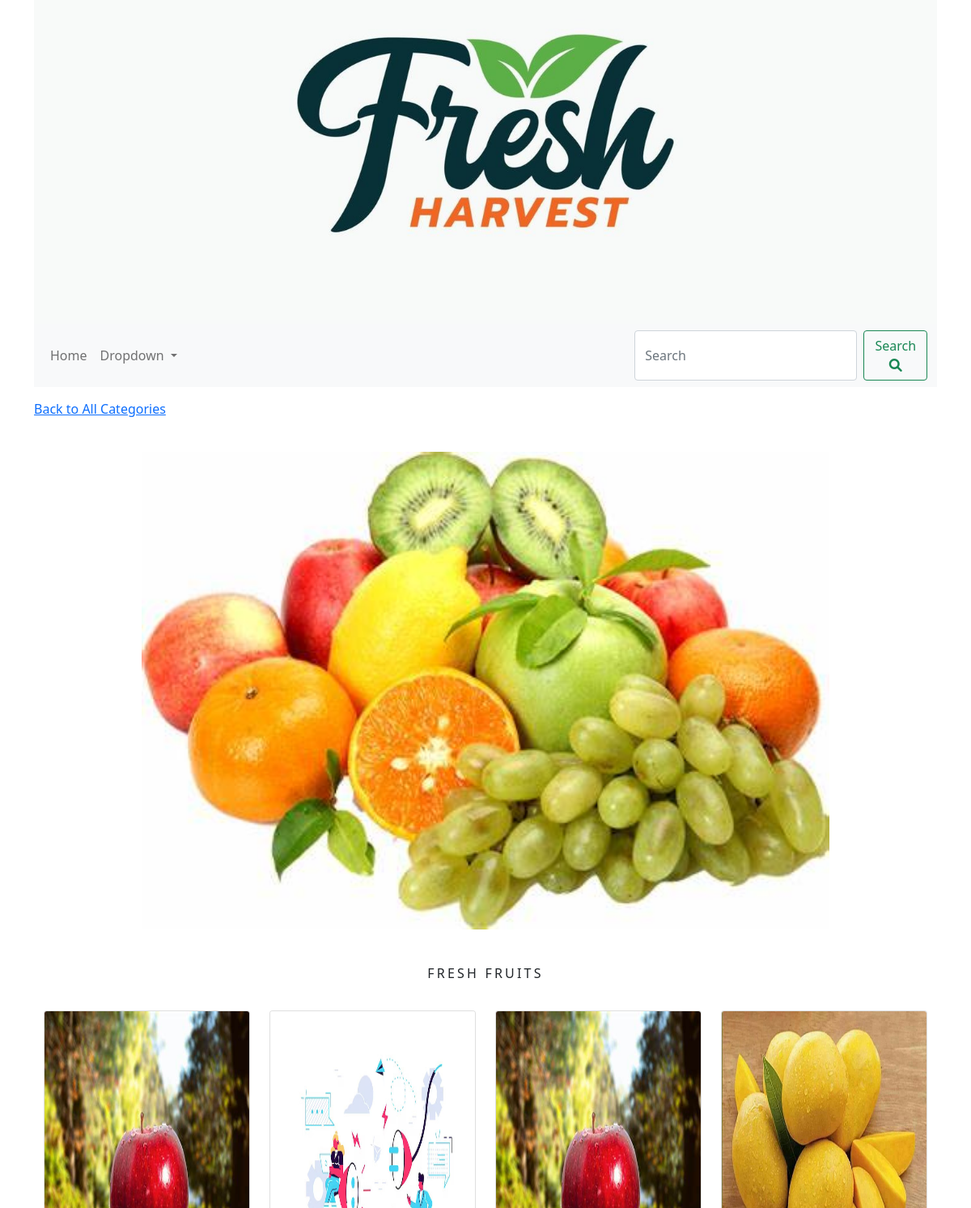
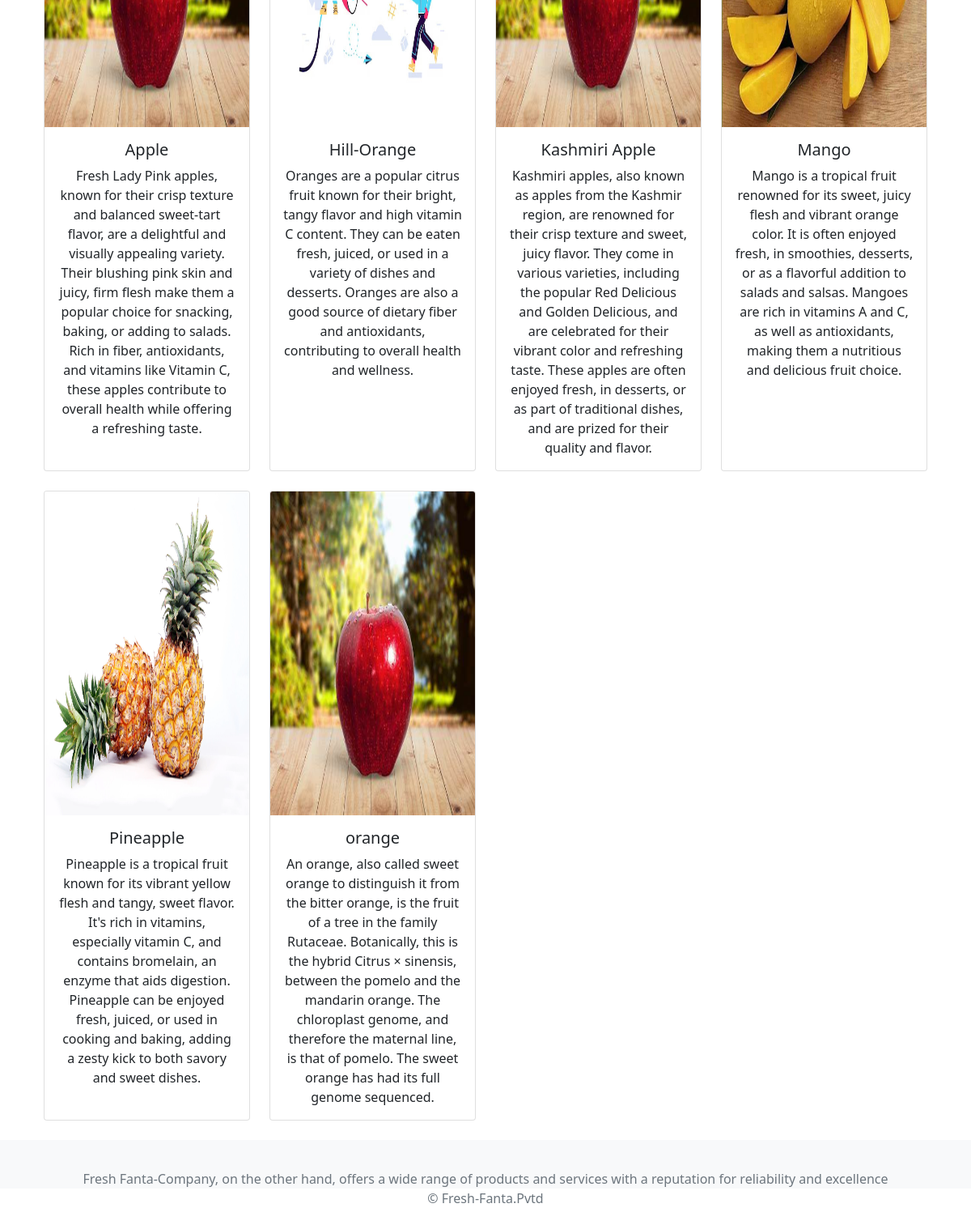
/fruits/, run on the app's committed database (2 pictures, top to bottom).
### myapp/models.py (models this page shows, shortened)
class Category(models.Model):
    name = models.CharField(max_length=250, unique=True)
    slug = models.SlugField(max_length=250, unique=True)
    decs = models.TextField(blank=True)
    image = models.ImageField(upload_to='category', blank=True)
    class Meta:
        ordering = ('name',)
        verbose_name = 'category'
        verbose_name_plural = 'categories'
    def get_url(self):
        return reverse('myapp:product_by_category', args=[self.slug])

class Product(models.Model):
    names = models.CharField(max_length=250, unique=True)
    slug = models.SlugField(max_length=250, unique=True)
    price = models.DecimalField(max_digits=10, decimal_places=2)
    images = models.ImageField(upload_to='products', blank=True)
    decs = models.TextField(blank=True)
    category = models.ForeignKey(Category, on_delete=models.CASCADE)
    stock = models.IntegerField()
    available = models.BooleanField(default=False)
    timeStamp = models.DateTimeField(auto_now_add=True)
    updated = models.DateTimeField(auto_now=True)
    def get_url(self):
        return reverse('myapp:productCatDetails', args=[self.category.slug, self.slug])
    class Meta:
        ordering = ('names',)
        verbose_name = 'product'
        verbose_name_plural = 'products'

### myapp/views.py (the view, shortened to what this page needs)
# urls.py: path('', views.allProdCat, name='allProdCat'),
def allProdCat(request, c_slug=None):
    c_page = None
    products = None
    if c_slug:
        c_page = get_object_or_404(Category, slug=c_slug)
        products = Product.objects.filter(category=c_page, available=True)
    return render(request, 'category.html', {'category': c_page, 'products': products})

### cart_app/context_processors.py (called while the page is built)
def counter(request):
    item_count = 0
    if 'admin' in request.path:
        return {}
    else:
        try:
            cart = Cart.objects.filter(cart_ID=cardID(request))
            cart_items = CartItem.objects.all().filter(cart=cart[:1])
            for cart_item in cart_items:
                item_count += cart_item.quantity
        except Cart.DoesNotExist:
            item_count = 0
        return dict(item_count=item_count)

### cart_app/views.py (called while the page is built)
def cardID(request):
    cart = request.session.session_key
    if not cart:
        cart = request.session.create()
    return cart

### myapp/context_processors.py (called while the page is built)
def menu_links(request):
    links = Category.objects.all()
    return dict(links=links)

### templates/category.html (shortened to what this page needs)
{% extends 'base.html' %}
{% load static %}
{% block content %}
{% if category %}
<div class="row my_row">
    <div class="mx_auto">
        <p><a href="{% url 'myapp:allProdCat' %}">Back to All Categories</a></p>
    </div>
</div>
{% endif %}
<div class="flex-container">
    {% if category %}
    <div class="container1 text-center">
        <img class="my_image_c" src="{{ category.image.url }}" alt="{{ category.name }}">
    </div>
    <div class="container2">
        <h1 class="text-center my_title">{{ category.name }}</h1>
    </div>
    {% endif %}
</div>
<div class="container">
    <div class="row">
        {% for product in products %}
        <div class="col-12 col-sm-6 col-md-4 col-lg-3 mb-4">
            <div class="card h-100 text-center">
                <a href="{{ product.get_url }}">
                    {% if  product.images %}
                    <img class="card-img-top my_image"
                         src="{{ product.images.url }}"
                         alt="{{ product.names }}">
                    {% else %}
                    <img class="card-img-top my_image"
                         src="{% static 'img/fail.jpg' %}"
                         alt="{{ product.names }}">
                    {% endif %}
                </a>
                <div class="card-body">
                    <h5 class="card-title">{{ product.names }}</h5>
                    <p class="card-text">{{ product.decs }}</p>
                </div>
            </div>
        </div>
        {% endfor %}
    </div>
</div>
{% endblock %}

### static/css/custom.css (style rules this page uses)
body { font-family: "Poppins", sans-serif; font-weight: 800; }
.my_row { padding-top : 15px; }
.my_row .mx_auto { color : #000; font-size : 16px; }
.my_image { width : 100%; height :400px; }
.my_image_c { width : 80%; height :600px; padding : 5px; }
.my_title { font-size : 16px; text-transform : uppercase; letter-spacing : .2em; }
.flex-container { display: flex; flex-direction: column; }
.container1, .container2 { width: 100%; padding: 20px; box-sizing: border-box; }

### data on the page
Category: image (picture), name "FRESH FRUITS"
Product: images (picture), names "Apple", decs "Fresh Lady Pink apples, known for their crisp texture and balanced sweet-tart flavor, are a delightful and visually appealing variety. Their blushing pink skin and juicy, firm flesh make them a popular choice for snacking, baking, or adding to salads. Rich in fiber, antioxidants, and vitamins like Vitamin C, these apples contribute to overall health while offering a refreshing taste."
Product: names "Hill-Orange", decs "Oranges are a popular citrus fruit known for their bright, tangy flavor and high vitamin C content. They can be eaten fresh, juiced, or used in a variety of dishes and desserts. Oranges are also a good source of dietary fiber and antioxidants, contributing to overall health and wellness."
Product: images (picture), names "Kashmiri Apple", decs "Kashmiri apples, also known as apples from the Kashmir region, are renowned for their crisp texture and sweet, juicy flavor. They come in various varieties, including the popular Red Delicious and Golden Delicious, and are celebrated for their vibrant color and refreshing taste. These apples are often enjoyed fresh, in desserts, or as part of traditional dishes, and are prized for their quality and flavor."
Product: images (picture), names "Mango", decs "Mango is a tropical fruit renowned for its sweet, juicy flesh and vibrant orange color. It is often enjoyed fresh, in smoothies, desserts, or as a flavorful addition to salads and salsas. Mangoes are rich in vitamins A and C, as well as antioxidants, making them a nutritious and delicious fruit choice."
Product: images (picture), names "Pineapple", decs "Pineapple is a tropical fruit known for its vibrant yellow flesh and tangy, sweet flavor. It's rich in vitamins, especially vitamin C, and contains bromelain, an enzyme that aids digestion. Pineapple can be enjoyed fresh, juiced, or used in cooking and baking, adding a zesty kick to both savory and sweet dishes."
Product: images (picture), names "orange", decs "An orange, also called sweet orange to distinguish it from the bitter orange, is the fruit of a tree in the family Rutaceae. Botanically, this is the hybrid Citrus × sinensis, between the pomelo and the mandarin orange. The chloroplast genome, and therefore the maternal line, is that of pomelo. The sweet orange has had its full genome sequenced."
